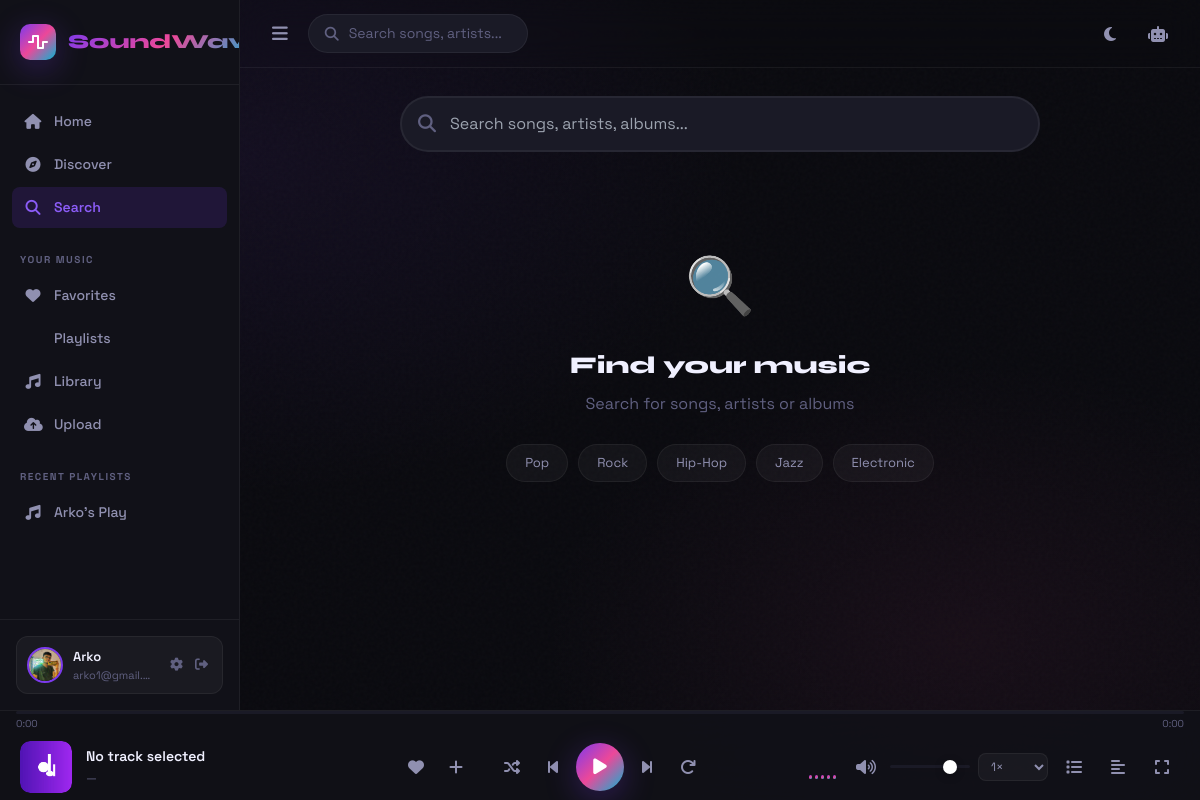
Screenshot of /search (signed in) with the database file from the repository.
### app/models/playlist.py (models this page shows, shortened)
class Playlist(db.Model):
    __tablename__ = 'playlists'
    id = db.Column(db.Integer, primary_key=True)
    name = db.Column(db.String(200), nullable=False)
    description = db.Column(db.String(500), default='')
    cover_path = db.Column(db.String(500), default='default_playlist.jpg')
    user_id = db.Column(db.Integer, db.ForeignKey('users.id'), nullable=False)
    is_public = db.Column(db.Boolean, default=True)
    created_at = db.Column(db.DateTime, default=datetime.utcnow)
    updated_at = db.Column(db.DateTime, default=datetime.utcnow, onupdate=datetime.utcnow)
    playlist_songs = db.relationship(
        'PlaylistSong',
        backref='playlist',
        lazy='dynamic',
        cascade='all, delete-orphan',
        order_by='PlaylistSong.position'
    )

### app/models/user.py (models this page shows, shortened)
class User(UserMixin, db.Model):
    __tablename__ = 'users'
    id = db.Column(db.Integer, primary_key=True)
    username = db.Column(db.String(64), unique=True, nullable=False, index=True)
    email = db.Column(db.String(120), unique=True, nullable=False, index=True)
    password_hash = db.Column(db.String(256), nullable=False)
    avatar = db.Column(db.String(256), default='default_avatar.png')
    bio = db.Column(db.String(500), default='')
    is_admin = db.Column(db.Boolean, default=False)
    is_active = db.Column(db.Boolean, default=True)
    theme = db.Column(db.String(10), default='dark')
    created_at = db.Column(db.DateTime, default=datetime.utcnow)
    last_seen = db.Column(db.DateTime, default=datetime.utcnow)
    playlists = db.relationship('Playlist', backref='owner', lazy='dynamic', cascade='all, delete-orphan')
    favorites = db.relationship('Favorite', backref='user', lazy='dynamic', cascade='all, delete-orphan')
    history = db.relationship('PlayHistory', backref='user', lazy='dynamic', cascade='all, delete-orphan')
    uploaded_songs = db.relationship('Song', backref='uploader', lazy='dynamic')

### app/routes/main.py (the view, shortened to what this page needs)
@main_bp.route('/search')
def search():
    q = request.args.get('q', '').strip()
    results = []
    artists = []
    playlists = []
    return render_template('search.html', q=q, results=results, playlists=playlists)

### app/models/user.py (called while the page is built)
@login_manager.user_loader
def load_user(user_id):
    return User.query.get(int(user_id))

### app/templates/search.html (shortened to what this page needs)
{% extends 'base.html' %}
{% block content %}
<div class="page-section">
  <div class="search-wrapper" style="max-width:640px;margin:0 auto 32px">
    <i class="fas fa-search"></i>
    <input type="text" id="searchInput" class="search-input-full" placeholder="Search songs, artists, albums..."
           value="{{ q }}" autofocus>
  </div>
  {% if q %}
    <div style="margin-bottom:32px">
      <h2 class="section-title" style="margin-bottom:16px">
        Songs <span style="font-size:16px;color:var(--text-muted);font-weight:400">({{ results|length }})</span>
      </h2>
      {% if results %}
      <div class="songs-grid">
        {% for song in results %}
        <div class="song-card"
             data-song-id="{{ song.id }}"
             data-title="{{ song.title }}"
             data-artist="{{ song.artist }}"
             data-cover="{{ song.cover_path }}"
             data-duration="{{ song.duration }}"
             data-duration-fmt="{{ song.duration_formatted }}"
             data-lyrics="{{ song.lyrics|default('') }}">
          <div class="song-card-cover">
            <img src="{{ url_for('player.cover', filename=song.cover_path) }}" alt="{{ song.title }}"
                 onerror="this.src='/static/images/default_cover.jpg'">
            <div class="song-card-play-overlay"><i class="fas fa-play"></i></div>
          </div>
          <div class="song-card-info">
            <div class="song-card-title">{{ song.title }}</div>
            <div class="song-card-artist">{{ song.artist }} • {{ song.album }}</div>
          </div>
          <div class="song-card-meta">
            <span class="song-card-duration">{{ song.duration_formatted }}</span>
            <div class="song-actions">
              <button class="icon-btn" data-fav-btn="{{ song.id }}" title="Favorite"><i class="fas fa-heart"></i></button>
              <button class="icon-btn" data-playlist-btn="{{ song.id }}" title="Add to playlist"><i class="fas fa-plus"></i></button>
            </div>
          </div>
        </div>
        {% endfor %}
      </div>
      {% else %}
      <p style="color:var(--text-muted);font-size:14px">No songs found for "{{ q }}"</p>
      {% endif %}
    </div>
    {% if playlists %}
    <div>
      <h2 class="section-title" style="margin-bottom:16px">Playlists</h2>
      <div class="cards-grid">
        {% for pl in playlists %}
        <a href="{{ url_for('playlist.view', playlist_id=pl.id) }}" style="text-decoration:none">
          <div class="grid-card">
            <div class="grid-card-cover">
              <img src="{{ url_for('player.cover', filename=pl.cover_path) }}" alt="{{ pl.name }}"
                   onerror="this.src='/static/images/default_cover.jpg'">
              <div class="grid-card-play"><i class="fas fa-play"></i></div>
            </div>
            <div class="grid-card-title">{{ pl.name }}</div>
            <div class="grid-card-sub">{{ pl.song_count }} songs</div>
          </div>
        </a>
        {% endfor %}
      </div>
    </div>
    {% endif %}
  {% else %}
  <div style="text-align:center;padding:60px 32px">
    <div style="font-size:56px;margin-bottom:20px">🔍</div>
    <h2 style="font-family:var(--font-display);font-size:24px;font-weight:800;margin-bottom:8px">Find your music</h2>
    <p style="color:var(--text-muted)">Search for songs, artists or albums</p>
    <div style="display:flex;gap:10px;justify-content:center;flex-wrap:wrap;margin-top:28px">
      {% for term in ['Pop', 'Rock', 'Hip-Hop', 'Jazz', 'Electronic'] %}
      <button onclick="doSearch('{{ term }}')"
              style="background:var(--bg-glass);border:1px solid var(--border);color:var(--text-secondary);padding:8px 18px;border-radius:24px;font-size:13px;cursor:pointer;font-family:var(--font-body);transition:all 0.2s"
              onmouseover="this.style.borderColor='var(--accent)'" onmouseout="this.style.borderColor='var(--border)'">
        {{ term }}
      </button>
      {% endfor %}
    </div>
  </div>
  {% endif %}
</div>
{% endblock %}

### app/templates/base.html (shortened to what this page needs)
<!DOCTYPE html>
<html lang="en" data-theme="{{ current_user.theme if current_user.is_authenticated else 'dark' }}">
<head>
  <script src="https://cdn.tailwindcss.com"></script>
  <link rel="stylesheet" href="https://cdnjs.cloudflare.com/ajax/libs/font-awesome/6.5.0/css/all.min.css">
  <link rel="stylesheet" href="{{ url_for('static', filename='css/main.css') }}">
</head>
<body class="sw-body">
<div class="ambient-bg" id="ambientBg"></div>
<div class="noise-overlay"></div>
<div class="app-shell" id="appShell">
  <aside class="sidebar" id="sidebar">
    <div class="sidebar-logo">
      <div class="logo-icon">
        <i class="fas fa-wave-square"></i>
      </div>
      <span class="logo-text">SoundWave</span>
    </div>
    <nav class="sidebar-nav">
      <div class="nav-section">
        <a href="{{ url_for('main.index') }}" class="nav-item {% if request.endpoint == 'main.index' %}active{% endif %}">
          <i class="fas fa-home"></i><span>Home</span>
        </a>
        <a href="{{ url_for('main.discover') }}" class="nav-item {% if request.endpoint == 'main.discover' %}active{% endif %}">
          <i class="fas fa-compass"></i><span>Discover</span>
        </a>
        <a href="{{ url_for('main.search') }}" class="nav-item {% if request.endpoint == 'main.search' %}active{% endif %}">
          <i class="fas fa-search"></i><span>Search</span>
        </a>
      </div>
      {% if current_user.is_authenticated %}
      <div class="nav-section">
        <div class="nav-label">Your Music</div>
        <a href="{{ url_for('library.favorites') }}" class="nav-item {% if request.endpoint == 'library.favorites' %}active{% endif %}">
          <i class="fas fa-heart"></i><span>Favorites</span>
        </a>
        <a href="{{ url_for('playlist.index') }}" class="nav-item {% if request.endpoint == 'playlist.index' %}active{% endif %}">
          <span>Playlists</span>
        </a>
        <a href="{{ url_for('library.index') }}" class="nav-item {% if request.endpoint == 'library.index' %}active{% endif %}">
          <i class="fas fa-music"></i><span>Library</span>
        </a>
        <a href="{{ url_for('library.upload') }}" class="nav-item {% if request.endpoint == 'library.upload' %}active{% endif %}">
          <i class="fas fa-cloud-upload-alt"></i><span>Upload</span>
        </a>
      </div>
      {% if current_user.playlists.count() > 0 %}
      <div class="nav-section">
        <div class="nav-label">Recent Playlists</div>
        {% for pl in current_user.playlists.limit(5).all() %}
        <a href="{{ url_for('playlist.view', playlist_id=pl.id) }}" class="nav-item playlist-item">
          <i class="fas fa-music"></i>
          <span>{{ pl.name|truncate(20) }}</span>
        </a>
        {% endfor %}
      </div>
      {% endif %}
      {% endif %}
    </nav>
    <div class="sidebar-bottom">
      {% if current_user.is_authenticated %}
      <div class="user-card">
        <img src="{{ url_for('player.avatar', filename=current_user.avatar) }}"
             alt="{{ current_user.username }}" class="user-avatar" onerror="this.src='/static/images/default_avatar.png'">
        <div class="user-info">
          <span class="user-name">{{ current_user.username }}</span>
          <span class="user-email">{{ current_user.email }}</span>
        </div>
        <div class="user-actions">
          <a href="{{ url_for('auth.profile') }}" title="Profile"><i class="fas fa-cog"></i></a>
          <a href="{{ url_for('auth.logout') }}" title="Logout"><i class="fas fa-sign-out-alt"></i></a>
        </div>
      </div>
      {% else %}
      <div class="auth-cta">
        <a href="{{ url_for('auth.login') }}" class="btn-login">Sign In</a>
        <a href="{{ url_for('auth.register') }}" class="btn-register">Sign Up</a>
      </div>
      {% endif %}
    </div>
  </aside>
  <main class="main-content" id="mainContent">
    <div class="topbar">
      <div class="topbar-left">
        <button class="sidebar-toggle" id="sidebarToggle" onclick="toggleSidebar()">
          <i class="fas fa-bars"></i>
        </button>
        <div class="search-bar-mini" onclick="window.location='{{ url_for('main.search') }}'">
          <i class="fas fa-search"></i>
          <span>Search songs, artists...</span>
        </div>
      </div>
      <div class="topbar-right">
        <button class="icon-btn" onclick="toggleTheme()" title="Toggle theme">
          <i class="fas fa-moon" id="themeIcon"></i>
        </button>
        <button class="icon-btn" onclick="toggleAIChat()" title="AI Assistant">
          <i class="fas fa-robot"></i>
        </button>
      </div>
    </div>
    <div class="page-content">
      {% block content %}{% endblock %}
    </div>
  </main>
</div>
<div class="music-player" id="musicPlayer">
  <div class="player-progress" id="playerProgressContainer">
    <div class="progress-bar-full" id="progressBarFull">
    </div>
    <div class="progress-time">
      <span id="currentTime">0:00</span>
      <span id="totalTime">0:00</span>
    </div>
  </div>
  <div class="player-main">
    <div class="now-playing" id="nowPlaying">
      <div class="now-playing-cover" id="nowPlayingCover">
        <img src="/static/images/default_cover.jpg" alt="cover" id="playerCoverImg" onerror="this.src='/static/images/default_cover.jpg'">
      </div>
      <div class="now-playing-info">
        <div class="song-title" id="playerSongTitle">No track selected</div>
        <div class="song-artist" id="playerSongArtist">—</div>
      </div>
      <div class="now-playing-actions">
        <button class="icon-btn heart-btn" id="playerFavBtn" onclick="toggleFavorite(currentSong?.id)">
          <i class="fas fa-heart"></i>
        </button>
        <button class="icon-btn" onclick="toggleAddToPlaylist()">
          <i class="fas fa-plus"></i>
        </button>
      </div>
    </div>
    <div class="player-controls">
      <button class="ctrl-btn" id="shuffleBtn" onclick="toggleShuffle()" title="Shuffle">
        <i class="fas fa-random"></i>
      </button>
      <button class="ctrl-btn" onclick="prevSong()" title="Previous">
        <i class="fas fa-step-backward"></i>
      </button>
      <button class="ctrl-btn play-btn" id="playPauseBtn" onclick="togglePlayPause()" title="Play/Pause">
        <i class="fas fa-play" id="playIcon"></i>
      </button>
      <button class="ctrl-btn" onclick="nextSong()" title="Next">
        <i class="fas fa-step-forward"></i>
      </button>
      <button class="ctrl-btn" id="repeatBtn" onclick="toggleRepeat()" title="Repeat">
        <i class="fas fa-redo"></i>
      </button>
    </div>
    <div class="player-right">
      <div class="visualizer" id="visualizer">
        <div class="bar"></div><div class="bar"></div><div class="bar"></div>
        <div class="bar"></div><div class="bar"></div>
      </div>
      <div class="volume-control">
        <button class="icon-btn" onclick="toggleMute()" id="muteBtn">
          <i class="fas fa-volume-up" id="volumeIcon"></i>
        </button>
        <input type="range" class="volume-slider" id="volumeSlider" min="0" max="100" value="80">
      </div>
      <select class="speed-select" id="speedSelect" onchange="changeSpeed(this.value)" title="Playback speed">
        <option value="1" selected>1×</option>
      </select>
      <button class="icon-btn" onclick="toggleQueue()" title="Queue">
        <i class="fas fa-list"></i>
      </button>
      <button class="icon-btn" onclick="toggleLyrics()" title="Lyrics">
        <i class="fas fa-align-left"></i>
      </button>
      <button class="icon-btn" onclick="toggleFullscreen()" title="Fullscreen">
        <i class="fas fa-expand"></i>
      </button>
    </div>
  </div>
</div>
</body>
</html>

### rows the page displays
Playlist: name "Arko's Play"
User: avatar (picture), username "Arko", email "arko1@gmail.…"

### other values shown
{{ term }} "Pop" "Rock" "Hip-Hop" "Jazz" "Electronic"
